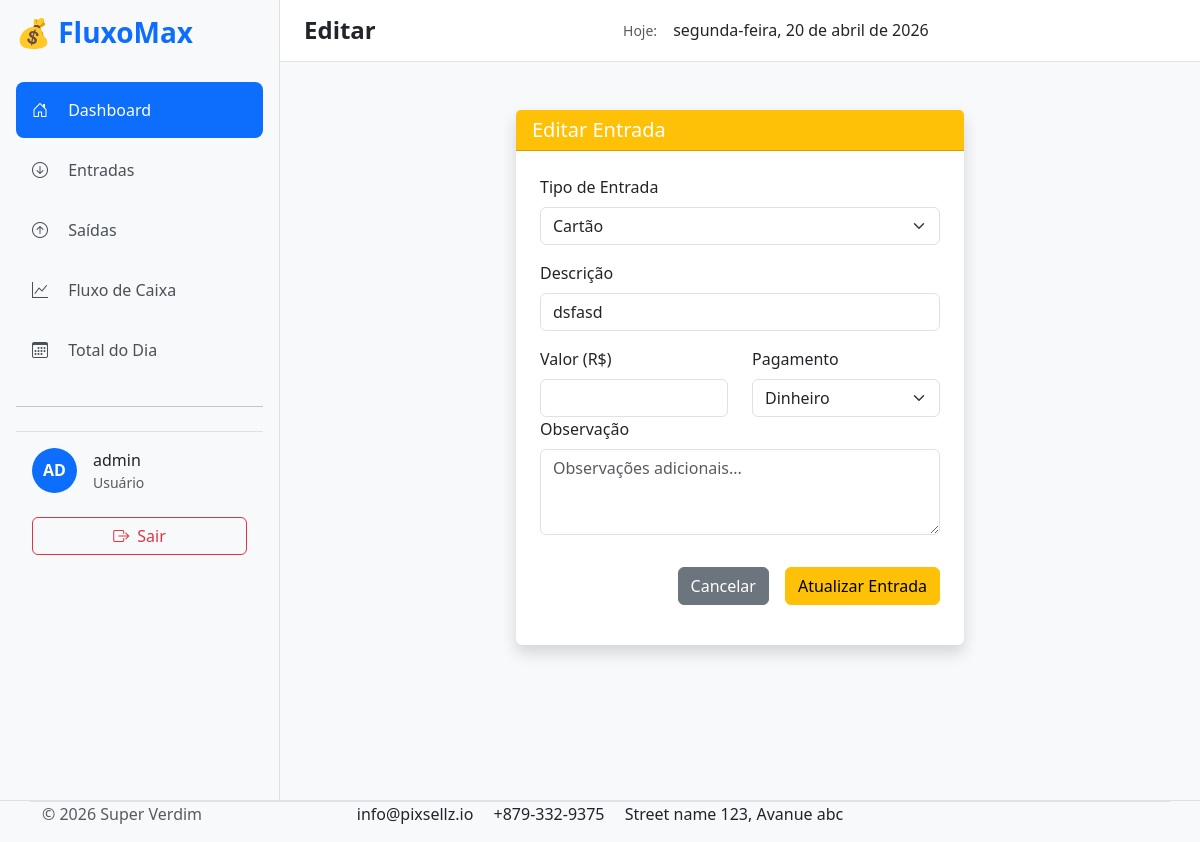
The app's page /fluxo/entrada/2/edit/ (signed in), older data.
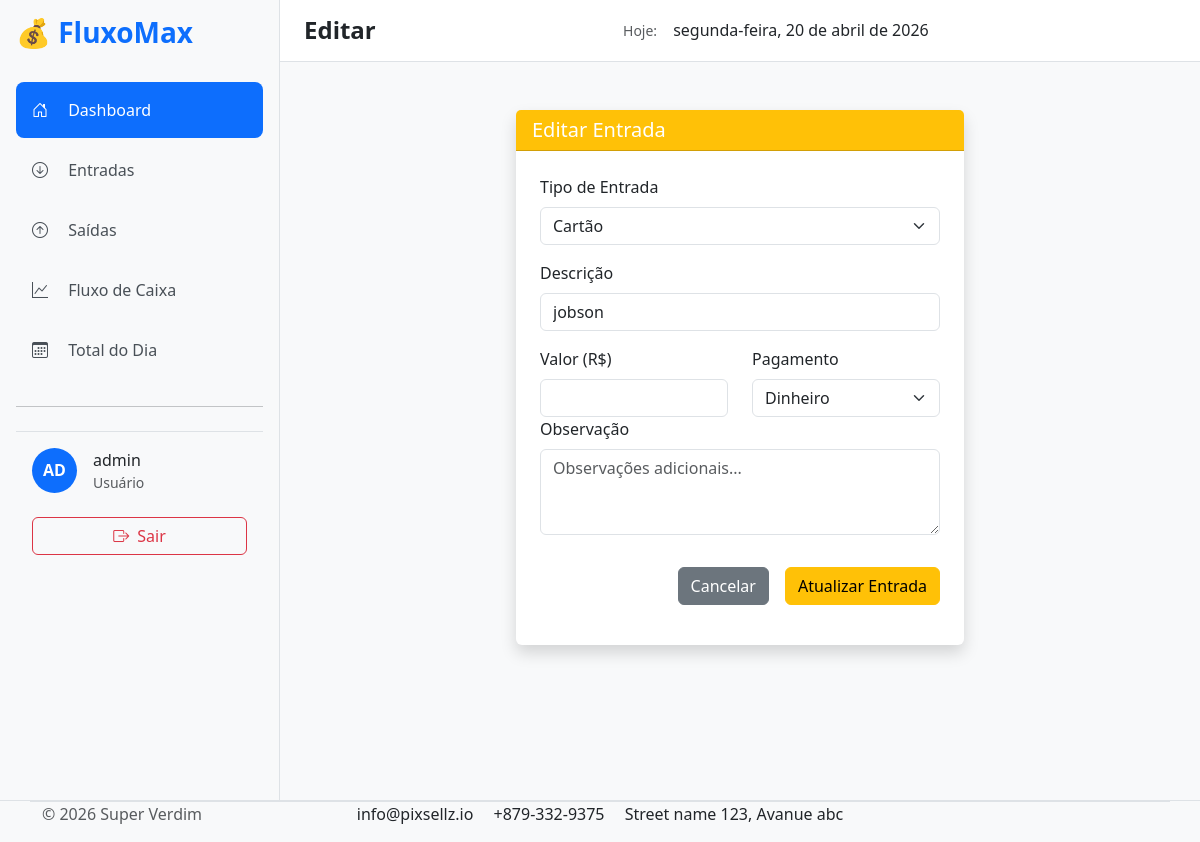
The same page, newer data.
### movimentacoes/models.py (models this page shows, shortened)
class Entrada(models.Model):
    tipo = models.ForeignKey(TipoEntrada, on_delete=models.PROTECT, related_name='entradas')
    descricao = models.CharField(max_length=200)
    valor = models.DecimalField(max_digits=12, decimal_places=2)
    data = models.DateField(default=timezone.now)
    hora = models.TimeField(default=timezone.now)
    pagamento = models.CharField(max_length=30,default="Vendas")
    observacao = models.TextField(blank=True, null=True)
    class Meta:
        ordering = ['-data', '-hora']
        verbose_name = "Entrada"
        verbose_name_plural = "Entradas"

class TipoEntrada(models.Model):
    nome = models.CharField(max_length=100, unique=True)
    descricao = models.TextField(blank=True, null=True)
    criado_em = models.DateTimeField(auto_now_add=True)
    class Meta:
        verbose_name = "Tipo de Entrada"
        verbose_name_plural = "Tipos de Entrada"
        ordering = ['nome']

### movimentacoes/views.py (the view)
# urls.py: path('entrada/<int:pk>/edit/', views.entrada_edit, name='entrada_edit'),
@login_required
def entrada_edit(request, pk):
    entrada = get_object_or_404(Entrada, pk=pk)
    if request.method == 'POST':
        form = EntradaForm(request.POST, instance=entrada)
        if form.is_valid():
            form.save()
            messages.success(request, 'Entrada atualizada com sucesso!')
            return redirect('entradas_list')
        else:
            messages.error(request, 'Erro ao atualizar. Verifique os dados.')
    else:
        form = EntradaForm(instance=entrada)
    return render(request, 'fluxo/entrada_edit.html', {
        'form': form,
        'entrada': entrada
    })

### movimentacoes/forms.py
class EntradaForm(forms.ModelForm):
    class Meta:
        model = Entrada
        fields = ['tipo', 'descricao', 'valor', 'pagamento', 'observacao']
        widgets = {
            'descricao': forms.TextInput(attrs={'class': 'form-control', 'placeholder': 'Descrição da entrada'}),
            'valor': forms.NumberInput(attrs={'class': 'form-control', 'step': '0.01'}),
        }

### templates/fluxo/entrada_edit.html (shortened to what this page needs)
{% extends 'base.html' %}
{% load static %}
{% block content%}
<div class="flex-grow-1">
      <nav class="navbar navbar-expand-lg bg-white border-bottom px-4 py-3">
      <h4 class="mb-0 fw-semibold">Editar</h4>
      <div class="ms-auto d-flex align-items-center gap-3">
        <small class="text-muted d-none d-md-inline">Hoje:</small>
        <p class="mb-0 fw-medium" id="current-date"></p>
      </div>
    </nav>
  <div class="row justify-content-center mt-5">
    <div class="col-lg-6">
      <div class="card shadow">
        <div class="card-header bg-warning text-white">
          <h5 class="mb-0">Editar Entrada</h5>
        </div>
        <div class="card-body p-4">
          <form method="POST">
            <div class="mb-3">
              <label class="form-label">Tipo de Entrada</label>
              <select class="form-select" name="tipo" required>
                {% for tipo in form.tipo.field.queryset %}
                  <option value="{{ tipo.id }}" {% if tipo.id == entrada.tipo.id %}selected{% endif %}>
                    {{ tipo.nome }}
                  </option>
                {% endfor %}
              </select>
            </div>
            <div class="mb-3">
              <label class="form-label">Descrição</label>
              <input type="text" class="form-control" name="descricao"
                     value="{{ entrada.descricao }}" required>
            </div>
            <div class="row mb-3">
              <div class="col-6">
                <label class="form-label">Valor (R$)</label>
                <input type="number" step="0.01" min="0" class="form-control"
                       name="valor" value="{{ entrada.valor }}" required>
              </div>
              <div class="col-6">
                <label class="form-label">Pagamento</label>
                <select class="form-select" name="pagamento">
                  <option value="Dinheiro" {% if entrada.pagamento == 'Dinheiro' %}selected{% endif %}>Dinheiro</option>
                </select>
              </div>
              <div class="mb-2">
                <label class="form-label fw-medium">Observação</label>
                <textarea class="form-control" name="observacao" value="{{ entrada.observacao }}" rows="3" placeholder="Observações adicionais..."></textarea>
            </div>
            </div>
            <div class="d-flex gap-3 justify-content-end mt-4">
              <a href="{% url 'entradas_list' %}" class="btn btn-secondary">Cancelar</a>
              <button type="submit" class="btn btn-warning">Atualizar Entrada</button>
            </div>
          </form>
        </div>
      </div>
    </div>
  </div>
  </div>
  {% endblock %}

Row changes from the older to the newer data that the page shows:
changed Entrada "Dinheiro": descricao "dsfasd" → "jobson"
